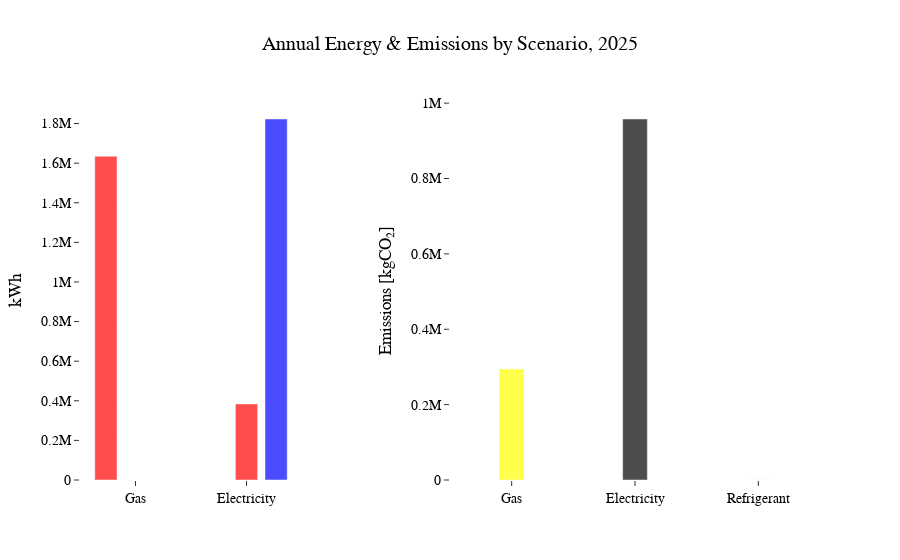

Notebook cell for this chart:
### Code cell
from src.visuals import plot_energy_and_emissions

df = source_energy.copy()

year = 2025

plot_energy_and_emissions(df, year)

### Figure 1 — Plotly figure (JSON) as saved in the notebook; plotly's stock layout.template omitted (floating-point values rounded to 4 significant figures)
{"data": [{"hovertemplate": "Scenario: baseline_01<br>Type: Gas<br>Category: Heating<br>kWh: 1635017<extra></extra>", "marker": {"color": "red", "opacity": 0.7}, "showlegend": false, "type": "bar", "width": 0.2, "x": ["Gas"], "xaxis": "x", "y": [1635000.0], "yaxis": "y"}, {"hovertemplate": "Scenario: baseline_01<br>Type: Electricity<br>Category: Heating<br>kWh: 384011<extra></extra>", "marker": {"color": "red", "opacity": 0.7}, "showlegend": false, "type": "bar", "width": 0.2, "x": ["Electricity"], "xaxis": "x", "y": [384000.0], "yaxis": "y"}, {"hovertemplate": "Scenario: baseline_01<br>Type: Electricity<br>Category: Cooling<br>kWh: 1822970<extra></extra>", "marker": {"color": "blue", "opacity": 0.7}, "showlegend": false, "type": "bar", "width": 0.2, "x": ["Electricity"], "xaxis": "x", "y": [1823000.0], "yaxis": "y"}, {"hovertemplate": "Scenario: baseline_01<br>Type: Gas<br>Value: 294303.1 kgCO₂<extra></extra>", "marker": {"color": "yellow", "opacity": 0.7}, "showlegend": false, "type": "bar", "width": 0.2, "x": ["Gas"], "xaxis": "x2", "y": [294300.0], "yaxis": "y2"}, {"hovertemplate": "Scenario: baseline_01<br>Type: Electricity<br>Value: 957880.0 kgCO₂<extra></extra>", "marker": {"color": "black", "opacity": 0.7}, "showlegend": false, "type": "bar", "width": 0.2, "x": ["Electricity"], "xaxis": "x2", "y": [957900.0], "yaxis": "y2"}, {"hovertemplate": "Scenario: baseline_01<br>Type: Refrigerant<br>Value: 0.0 kgCO₂<extra></extra>", "marker": {"color": "green", "opacity": 0.7}, "showlegend": false, "type": "bar", "width": 0.2, "x": ["Refrigerant"], "xaxis": "x2", "y": [0], "yaxis": "y2"}], "layout": {"barmode": "group", "title": {"text": "Annual Energy & Emissions by Scenario, 2025"}, "xaxis": {"anchor": "y", "domain": [0, 0.3]}, "xaxis2": {"anchor": "y2", "domain": [0.5, 1]}, "yaxis": {"anchor": "x", "domain": [0, 1], "title": {"text": "kWh"}}, "yaxis2": {"anchor": "x2", "domain": [0, 1], "title": {"text": "Emissions [kgCO₂]"}}}}
